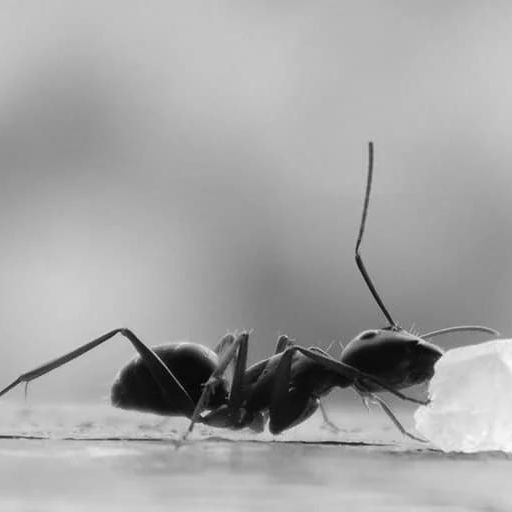
//> input picture 5_dithering/ants.png, 512 x 512 px
$ ./formative_fixed   (built with g++ and OpenCV 4)
//> lines starting //> are read from the running program, lines starting //| are printed output that depends on the picture; after the words box and inside, x2 and y2 are one past the last pixel; in counts of white or black regions, pixels touching at a corner belong together
//
#include <opencv2/core.hpp>
#include <opencv2/imgcodecs.hpp>
#include <opencv2/highgui.hpp>
#include <opencv2/imgproc/imgproc.hpp>
#include <opencv2/dnn/dnn.hpp>
//
#include <iostream>
// string array[] = { "ants" , "bear" , "bird" , "claw" , "eyes" , "hawk" , "lion" , "wolf" } ;
using namespace std ;
using namespace cv ;
//
int main( int argc , char* argv[] )
{
   //     height width   uchar
   string array[] = { "ants" , "bear" , "bird" , "claw" , "eyes" , "hawk" , "lion" , "wolf" } ;
   for (String filename:array){
      Mat img = imread(filename+".png");
//> img is the input picture: 512 rows x 512 cols, CV_8UC3; min 1, max 253, mean 165
      cout<<filename<<endl;
      int rows = img.rows;
//> rows = 512
      int cols = img.cols;
//> cols = 512
      cvtColor( img , img , COLOR_BGR2GRAY ) ;
//> img: 512 rows x 512 cols, CV_8UC1

      Mat thresholded_img;
      threshold(img, thresholded_img, 128, 255, THRESH_BINARY);
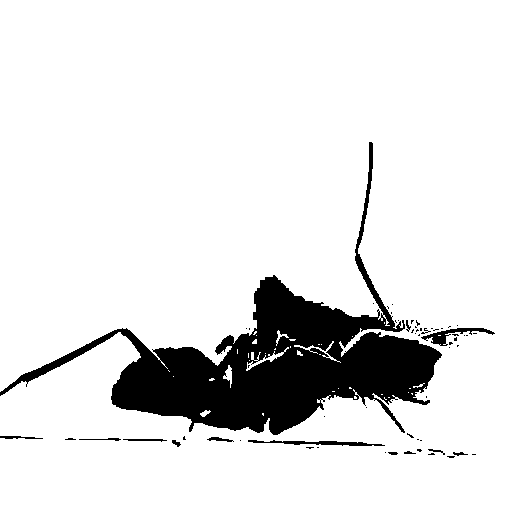
//> thresholded_img: 512 rows x 512 cols, CV_8UC1; 88.7% white; 61 black regions (47 under 20 px), largest, box (x1, y1, x2, y2) and area: (0, 142, 442, 435) 28113, (421, 328, 495, 346) 395, (248, 440, 385, 446) 376
      imwrite(filename + "128_black_white.png", thresholded_img);

      int black=0;
      int white=0;

      for (int r=0;r<rows;r++){
         for(int c=0;c<cols;c++){
            uchar val = img . at< uchar > ( r , c ) ;
            if (val<(uchar)128)
               black++;
            else
             white++;

         }
      }
//> this loop made 512 passes
//> white on passes 1 to 3: 512, 1024, 1536
//> after the loop, black = 28900; white = 233244
      cout<<"black "<<(double)black/(rows*cols)<<endl;
//| black 0.110245
      cout<<"white "<<(double)white/(rows*cols)<<endl;
//| white 0.889755
   }
//> pass 2 of the loop `for (String filename:array)`:
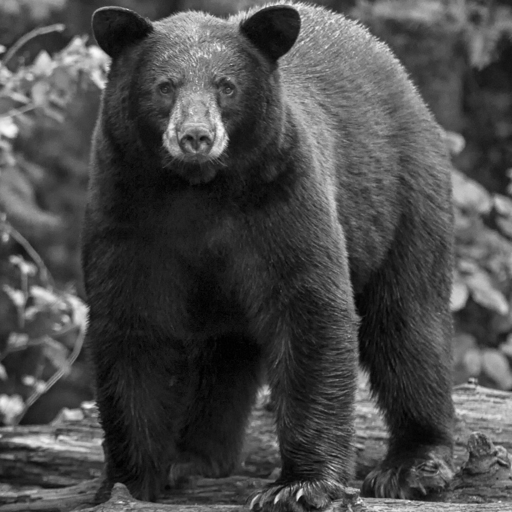
//> input picture 5_dithering/bear.png, 512 x 512 px
//> img is the input picture: 512 rows x 512 cols, CV_8UC3; min 0, max 255, mean 74
//> img: 512 rows x 512 cols, CV_8UC1
//> `threshold(img, thresholded_img, 128, 255, THRESH_BINARY);`:
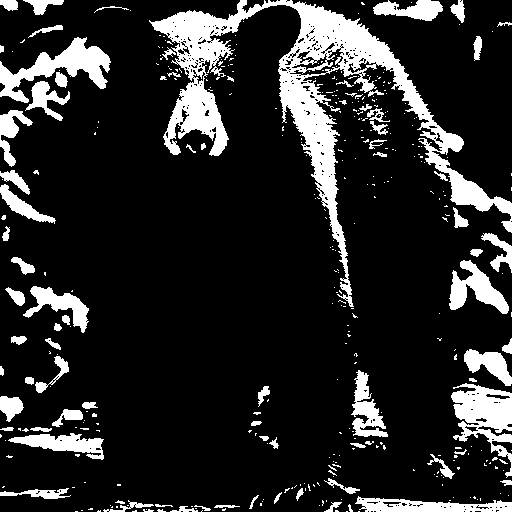
//> thresholded_img: 512 rows x 512 cols, CV_8UC1; 15.9% white; 383 white regions (303 under 20 px), largest, box (x1, y1, x2, y2) and area: (149, 0, 512, 307) 18303, (451, 383, 512, 478) 2686, (0, 37, 111, 103) 2633
//> the loop `for (int r=0;r<rows;r++)` made 512 passes
//> (black, white) on passes 1 to 3: (415, 97), (809, 215), (1185, 351)
//> after the loop `for (int r=0;r<rows;r++)`: black = 219456; white = 42688
//| black 0.837158
//| white 0.162842
//> pass 3 of the loop `for (String filename:array)`:
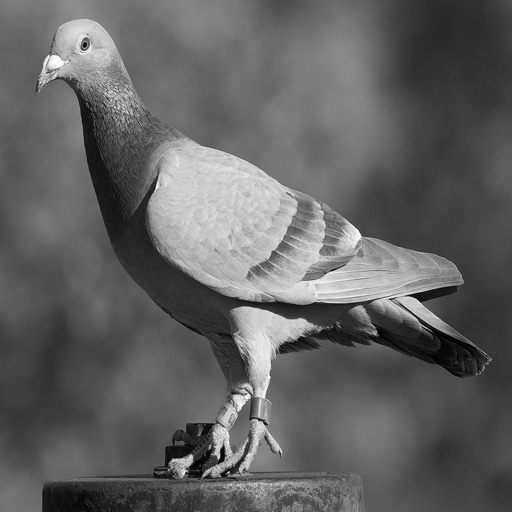
//> input picture 5_dithering/bird.png, 512 x 512 px
//> img is the input picture: 512 rows x 512 cols, CV_8UC3; min 0, max 255, mean 98.1
//> img: 512 rows x 512 cols, CV_8UC1
//> `threshold(img, thresholded_img, 128, 255, THRESH_BINARY);`:
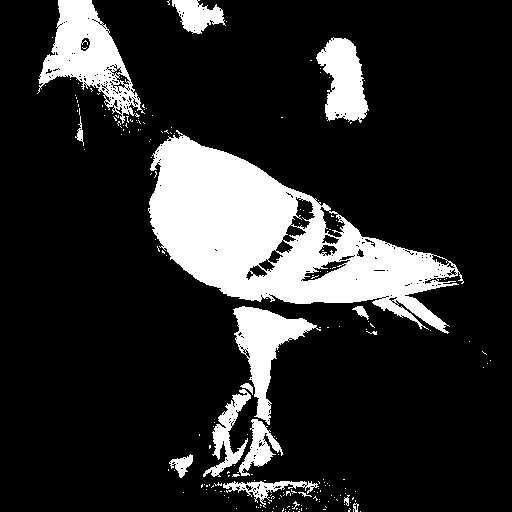
//> thresholded_img: 512 rows x 512 cols, CV_8UC1; 17% white; 207 white regions (190 under 20 px), largest, box (x1, y1, x2, y2) and area: (148, 130, 464, 334) 27360, (37, 0, 145, 124) 5424, (233, 306, 321, 425) 3566
//> the loop `for (int r=0;r<rows;r++)` made 512 passes
//> (black, white) on passes 1 to 3: (441, 71), (886, 138), (1330, 206)
//> after the loop `for (int r=0;r<rows;r++)`: black = 216675; white = 45469
//| black 0.82655
//| white 0.17345
//> (the run ends here: the program stops with an error, at `cvtColor( img , img , COLOR_BGR2GRAY ) ;`)
